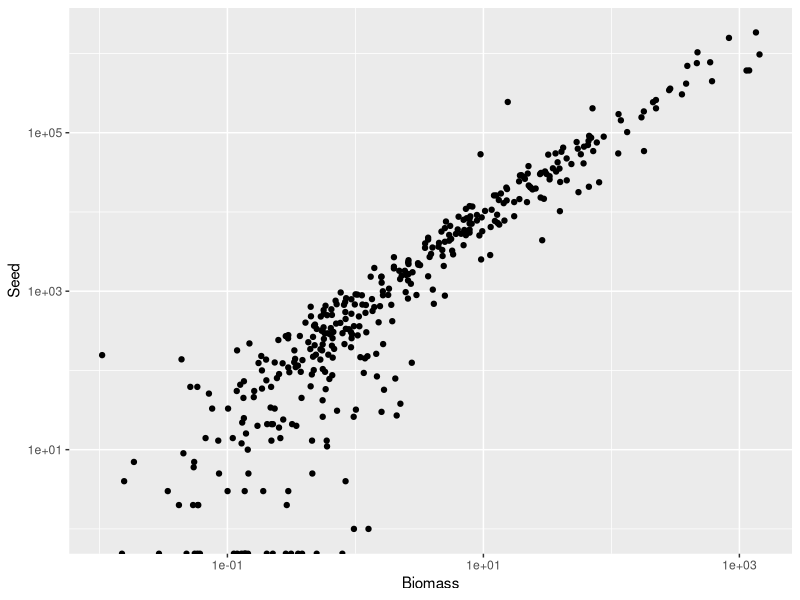

Source code (R):
##################################
# Author: Gina Nichols (vnichols@iastate.edu)
# Created: 6/1/2020
#
# Purpose: look at waterhemp biomass versus seed prod
#
# Last modified:
#
# Notes:
####################################

rm(list = ls())
library(tidyverse)
library(readxl)

# data --------------------------------------------------------------------

wh <- read_excel("02_make-figs/huong_waterhemp-seeds.xlsx")


wh %>% 
  ggplot(aes(Biomass, Seed)) + 
  geom_point() + 
  scale_y_log10() + 
  scale_x_log10()
